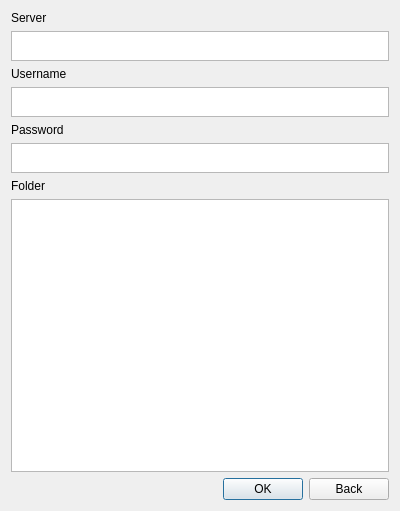
<?xml version="1.0" encoding="UTF-8"?>
<ui version="4.0">
 <class>ClonePanel</class>
 <widget class="QWidget" name="ClonePanel">
  <property name="geometry">
   <rect>
    <x>0</x>
    <y>0</y>
    <width>400</width>
    <height>511</height>
   </rect>
  </property>
  <property name="windowTitle">
   <string/>
  </property>
  <layout class="QVBoxLayout" name="verticalLayout" stretch="0,0,0,0,0,0,0,0,0">
   <item>
    <widget class="QLabel" name="serverLabel">
     <property name="text">
      <string>Server</string>
     </property>
    </widget>
   </item>
   <item>
    <widget class="QTextEdit" name="server">
     <property name="maximumSize">
      <size>
       <width>16777215</width>
       <height>30</height>
      </size>
     </property>
    </widget>
   </item>
   <item>
    <widget class="QLabel" name="userNameLabel">
     <property name="text">
      <string>Username</string>
     </property>
    </widget>
   </item>
   <item>
    <widget class="QTextEdit" name="username">
     <property name="maximumSize">
      <size>
       <width>16777215</width>
       <height>30</height>
      </size>
     </property>
    </widget>
   </item>
   <item>
    <widget class="QLabel" name="passwordLabel">
     <property name="text">
      <string>Password</string>
     </property>
    </widget>
   </item>
   <item>
    <widget class="QTextEdit" name="password">
     <property name="maximumSize">
      <size>
       <width>16777215</width>
       <height>30</height>
      </size>
     </property>
     <property name="autoFillBackground">
      <bool>false</bool>
     </property>
    </widget>
   </item>
   <item>
    <widget class="QLabel" name="folderLabel">
     <property name="text">
      <string>Folder</string>
     </property>
    </widget>
   </item>
   <item>
    <widget class="QTreeView" name="treeView">
     <property name="minimumSize">
      <size>
       <width>0</width>
       <height>250</height>
      </size>
     </property>
    </widget>
   </item>
   <item>
    <widget class="QWidget" name="horizontalLayoutWidget" native="true">
     <layout class="QHBoxLayout" name="horizontalLayout" stretch="0,0,0">
      <property name="leftMargin">
       <number>0</number>
      </property>
      <property name="topMargin">
       <number>0</number>
      </property>
      <property name="rightMargin">
       <number>0</number>
      </property>
      <property name="bottomMargin">
       <number>0</number>
      </property>
      <item>
       <spacer name="horizontalSpacer">
        <property name="orientation">
         <enum>Qt::Horizontal</enum>
        </property>
        <property name="sizeHint" stdset="0">
         <size>
          <width>223</width>
          <height>20</height>
         </size>
        </property>
       </spacer>
      </item>
      <item>
       <widget class="QPushButton" name="okButton">
        <property name="text">
         <string>OK</string>
        </property>
        <property name="autoDefault">
         <bool>true</bool>
        </property>
        <property name="default">
         <bool>true</bool>
        </property>
        <property name="flat">
         <bool>false</bool>
        </property>
       </widget>
      </item>
      <item>
       <widget class="QPushButton" name="backButton">
        <property name="text">
         <string>Back</string>
        </property>
        <property name="flat">
         <bool>false</bool>
        </property>
       </widget>
      </item>
     </layout>
    </widget>
   </item>
  </layout>
 </widget>
 <resources/>
 <connections/>
</ui>
